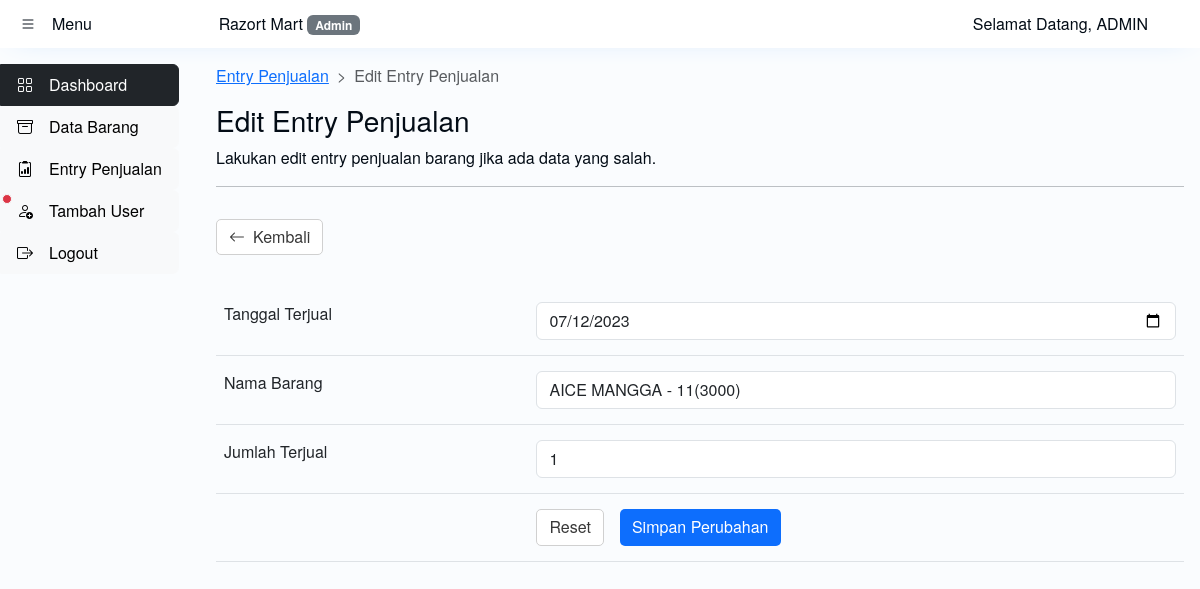
Page /admin/edit_laku.php?id=T07122023-153650 (signed in) on the committed database.
### tables this page shows
CREATE TABLE `barang_laku` (
  `id` varchar(20) NOT NULL,
  `tanggal` date NOT NULL,
  `nama` text NOT NULL,
  `jumlah` int(11) NOT NULL,
  `harga` int(11) NOT NULL,
  `total_harga` int(20) NOT NULL,
  `laba` int(11) NOT NULL
);

CREATE TABLE `barang` (
  `id` int(11) NOT NULL,
  `nama` text NOT NULL,
  `jenis` text NOT NULL,
  `suplier` text NOT NULL,
  `modal` int(11) NOT NULL,
  `harga` int(11) NOT NULL,
  `jumlah` int(11) NOT NULL,
  `sisa` int(11) NOT NULL
);

### admin/edit_laku.php (the view, shortened to what this page needs)
<?php
include 'header.php';
$koneksi = mysqli_connect('localhost','root','','projectweb');
?>
<div class="edit">
	<main>
		<section>
			<div class="">
				<nav style="--bs-breadcrumb-divider: '>';" aria-label="breadcrumb">
					<ol class="breadcrumb">
						<li class="breadcrumb-item"><a href="barang.php">Entry Penjualan</a></li>
						<li class="breadcrumb-item active" aria-current="page">Edit Entry Penjualan</li>
					</ol>
				</nav>
				<h3>Edit Entry Penjualan</h3>
				<div>Lakukan edit entry penjualan barang jika ada data yang salah.</div>
				<hr>
				<div style="margin: 2rem 0;">
					<button class="buttonku-1" onclick="window.location.href='barang_laku.php';"><i class="bi-arrow-left me-2"></i> Kembali</button>
				</div>
			</div>
		</section>
		<section>
			<div class="s2">
				<?php
				$id_brg=mysqli_real_escape_string($koneksi, $_GET['id']);
				$det=mysqli_query($koneksi, "select * from barang_laku where id='$id_brg'")or die(mysql_error($koneksi));
				while($d=mysqli_fetch_array($det)){
					?>
					<form action="update_laku.php" method="post">
						<table class="table">
							<tr>
								<td>Tanggal Terjual</td>
								<td><input name="tgl" type="date" class="form-control" id="tgl" autocomplete="off" value="<?php echo $d['tanggal'] ?>"></td>
							</tr>
							<tr>
								<td>Nama Barang</td>
								<td>
									<select class="form-control" name="nama">
										<?php
										$brg=mysqli_query($koneksi, "select * from barang");
										while($b=mysqli_fetch_array($brg)){
											?>
											<option <?php if($d['nama']==$b['nama']){echo "selected"; } ?> value="<?php echo $b['nama']; ?>"><?php echo $b['nama'].' - '.$b['jumlah'].'('.$b['harga'].')' ?></option>
											<?php
										}
										?>
									</select>
								</td>
							</tr>
							<tr>
								<td>Jumlah Terjual</td>
								<td><input type="number" min="0" class="form-control" name="jumlah" value="<?php echo $d['jumlah'] ?>"></td>
							</tr>
							<tr>
							<tr>
								<td></td>
								<td>
									<div style="display: flex; gap: 1rem;">
										<input type="reset" value="Reset" class="buttonku-1">
										<input type="submit" class="buttonku-1-primary" value="Simpan Perubahan">
									</div>
								</td>
							</tr>
						</table>
					</form>
					<?php
				}
				?>
			</div>
		</section>
	</main>
</div>
<?php
include 'footer.php';
?>

### assets/newStyle/base.css (style rules this page uses)
:root { --color1: #2385ec; --color1-dark1: #1c6abc; --color1-dark2: #165496; --color1-dark3: #0d3560; --color1-dark4: #0a2a4c; --color1-dark5: #030c16; --color1-light1: #3991ed; --color1-light2: #4c9cee; --color1-light3: #81b9f3; --color1-light4: #b3d5f7; --color1-light5: #fafcfe; --color-grey1: #ececec; --color-grey2: #d0d0d0; --color-grey3: #a6a6a6; }
:root { --color-bg: var(--color1-light5); }
body { margin: 0; font-family: "Helvetica Neue", Helvetica, Arial, sans-serif; background: var(--color-bg); color: #030c16; }

### assets/newStyle/repair.css (style rules this page uses)
.table > thead > tr > th, .table > tbody > tr > th, .table > tfoot > tr > th, .table > thead > tr > td, .table > tbody > tr > td, .table > tfoot > tr > td { padding: 15px 8px; }

### assets/newStyle/myStyle.css (style rules this page uses)
.buttonku-1, .buttonku-1-danger, .buttonku-1-primary { text-decoration: none; border-radius: 5px; border: none; transition: all .25s ease; cursor: pointer; padding: 6px 12px; font-size: 16px; font-weight: normal; line-height: 1.42857143; display: flex; justify-content: center; align-items: center; }
.buttonku-1 { background: white; color: #383838; border: 1px solid var(--color-grey2); }
.buttonku-1-primary { background: var(--bs-primary); color: white; }

### rows in the picture
barang_laku: tgl "07/12/2023", nama "AICE MANGGA - 11(3000)", jumlah "1"

### other values in the picture
$_SESSION['uname'] "ADMIN"
